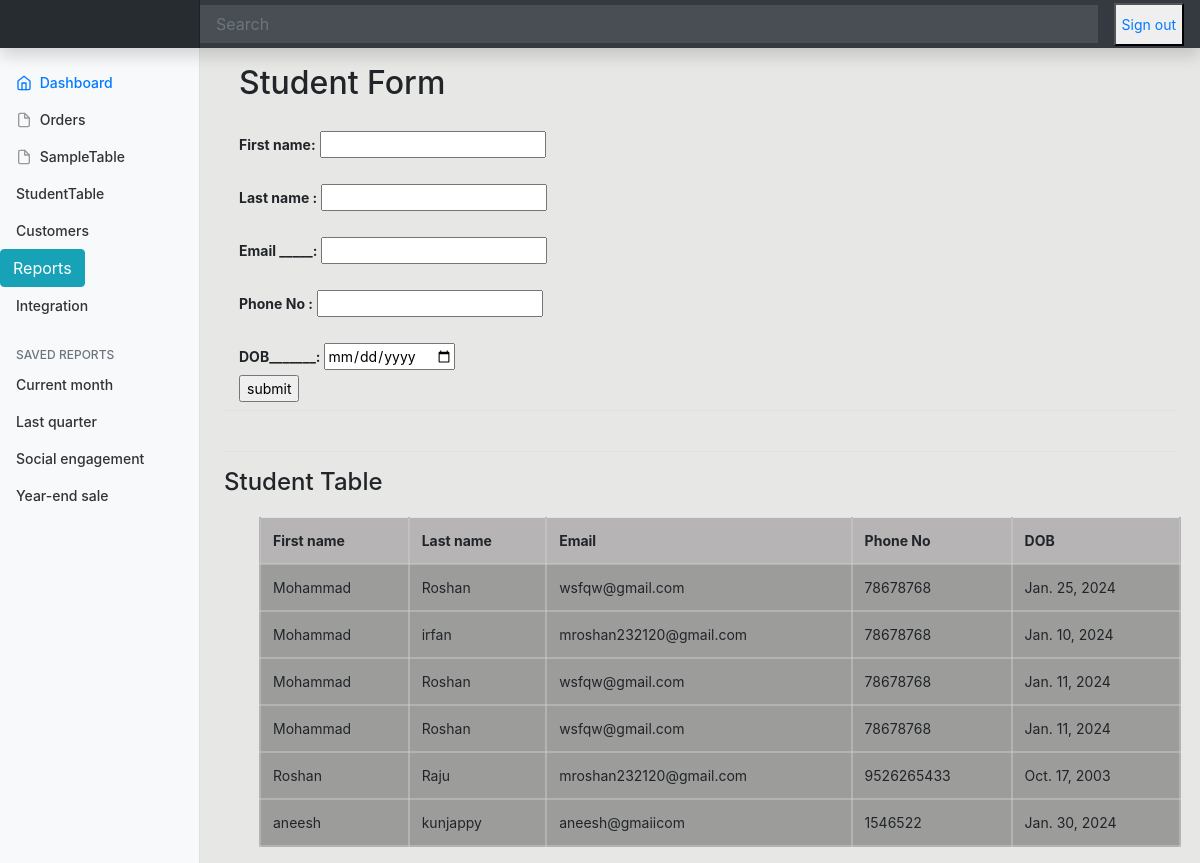
Page /StudentTable on the committed database.
### home/models.py (models this page shows)
class Student(models.Model):
    fname = models.CharField(max_length=30)
    lname = models.CharField(max_length=30)
    email = models.CharField(max_length=30)
    phone = models.CharField(max_length=30)
    DOB = models.DateField(max_length=30,blank=True, default='', null=True)

### home/views.py (the view, shortened to what this page needs)
# urls.py: path("StudentTable", views.StudentTable, name="StudentTable"),
def StudentTable(request):
    fname = ""
    lname = ""
    email = ""
    phone = ""
    DOB = ""
    db = Student.objects.all()
    return render(request, "StudentTable.html",{"students":db})

### home/templates/StudentTable.html (shortened to what this page needs)
{% extends 'index.html'%}
{% block body%}
<main role="main" class="col-md-9 ml-sm-auto col-lg-10 px-md-4">
<div class="d-flex justify-content-between align-items-center pt-3 pb-2 mb-3 border-bottom">
    <div class="container">
        <h2>Student Form </h2><br>
    <form method="post"> {% csrf_token %}
        <label for="fname"><b>First name:</b></label>
        <input type="text" id="fname" name="fname" required><br><br>
        <label for="lname"><b>Last name :</b></label>
        <input type="text" id="lname" name="lname" required><br><br>
        <label for="email"><b>Email _____:</b></labeL>
        <input type="text" id="email" name="email" required><br><br>
        <label for="phone"><b>Phone No  :</b></labeL>
        <input type="text" id="phone" name="phone" required><br><br>
        <label for="DOB"><b>DOB_______:</b></labeL>
        <input type="date" id="DOB" name="DOB" required><br>
        <input type="submit" value="submit">
    </form>
</div>
</div>
<div class="d-flex justify-content-between align-items-center pt-3 pb-2 mb-3 border-bottom"></div>
    <h4>Student Table</h4>
    <div class="container">
    <table  class="table table-lite">
            <tr>
                <th>First name</th>
                <th>Last name</th>
                <th>Email</th>
                <th>Phone No</th>
                <th>DOB</th>
            </tr>
           {% for d in students %}
            <tr>
                <td>{{d.fname}}</td>
                <td>{{d.lname}}</td>
                <td>{{d.email}}</td>
                <td>{{d.phone}}</td>
                <td>{{d.DOB}}</td>
            </tr>
            {% endfor %}
    </table>
    </div>
    </div>
{% endblock %}

### home/templates/index.html (shortened to what this page needs)
<!doctype html>
<html lang="en">
  <head>
    {% load static %}
<link href="{% static 'css/bootstrap.min.css' %}" rel="stylesheet">
    <link href="{% static 'css/dashboard.css' %}" rel="stylesheet">
  </head>
  <body>
<nav class="navbar  sticky-top bg-dark flex-md-nowrap p-0 shadow">
  <a class="navbar-brand navbar-brand col-md-3 col-lg-2 mr-0 px-3" href="#"><img scr="C:\Users\Admin\rybizz\rybizz\home\templates\adidas.jpeg"> </a>
  <input class="form-control form-control-dark w-100" type="text" placeholder="Search" aria-label="Search">
  <ul class="navbar-nav px-3">
    <li class="nav-item text-nowrap">
      <button><a class="nav-link" href="#">Sign out</a></button>
    </li>
  </ul>
</nav>
<div class="container-fluid">
  <div class="row">
    <nav id="sidebarMenu" class="col-md-3 col-lg-2 d-md-block bg-light sidebar collapse">
      <div class="sidebar-sticky pt-3">
        <ul class="nav flex-column">
          <li class="nav-item">
            <a class="nav-link active" href="#">
              <span data-feather="home"></span>
              Dashboard <span class="sr-only">(current)</span>
            </a>
          </li>
          <li class="nav-item">
            <a class="nav-link" href="#">
              <span data-feather="file"></span>
              Orders
            </a>
          </li>
          <li class="nav-item">
            <a class="nav-link" href="{% url 'SampleTable' %}">
              <span data-feather="file"></span>
              SampleTable
            </a>
          </li>
          <li class="nav-item">
            <a class="nav-link" href="{% url 'StudentTable' %}">
              StudentTable
            </a>
          </li>
          <li class="nav-item">
            <a class="nav-link" href="#">
              Customers
            </a>
          </li>
          <li class="nav-item">
            <a class="btn btn-info" href="#">
              Reports
            </a>
          </li>
          <li class="nav-item">
            <a class="nav-link" href="#">
              Integration
            </a>
          </li>
        </ul>
        <h6 class="sidebar-heading d-flex justify-content-between align-items-center px-3 mt-4 mb-1 text-muted">
          <span>Saved reports</span>
        </h6>
        <ul class="nav flex-column mb-2">
          <li class="nav-item">
            <a class="nav-link" href="#">
              Current month
            </a>
          </li>
          <li class="nav-item">
            <a class="nav-link" href="#">
              Last quarter
            </a>
          </li>
          <li class="nav-item">
            <a class="nav-link" href="#">
              Social engagement
            </a>
          </li>
          <li class="nav-item">
            <a class="nav-link" href="#">
              Year-end sale
            </a>
          </li>
        </ul>
      </div>
    </nav>
 {% block body %}{% endblock %}
  </div>
  </body>
</html>

### home/static/css/dashboard.css (style rules this page uses)
body { font-size: .875rem; }
.feather { width: 16px; height: 16px; vertical-align: text-bottom; }
.sidebar { position: fixed; top: 0; bottom: 0; left: 0; z-index: 100; padding: 48px 0 0; box-shadow: inset -1px 0 0 rgba(0, 0, 0, .1); }
.sidebar-sticky { position: relative; top: 0; height: calc(100vh - 48px); padding-top: .5rem; overflow-x: hidden; overflow-y: auto; }
.sidebar .nav-link { font-weight: 500; color: #333; }
.sidebar .nav-link .feather { margin-right: 4px; color: #999; }
.sidebar .nav-link.active { color: #007bff; }
.sidebar .nav-link:hover .feather, .sidebar .nav-link.active .feather { color: inherit; }
.sidebar-heading { font-size: .75rem; text-transform: uppercase; }
.navbar-brand { padding-top: .75rem; padding-bottom: .75rem; font-size: 1rem; background-color: rgba(0, 0, 0, .25); box-shadow: inset -1px 0 0 rgba(0, 0, 0, .25); }
.navbar .form-control { padding: .75rem 1rem; border-width: 0; border-radius: 0; }
.form-control-dark { color: #fff; background-color: rgba(255, 255, 255, .1); border-color: rgba(255, 255, 255, .1); }

### rows in the picture
Student: fname "Mohammad", lname "Roshan", email "wsfqw@gmail.com", phone "78678768", DOB "Jan. 25, 2024"
Student: fname "Mohammad", lname "irfan", email "mroshan232120@gmail.com", phone "78678768", DOB "Jan. 10, 2024"
Student: fname "Mohammad", lname "Roshan", email "wsfqw@gmail.com", phone "78678768", DOB "Jan. 11, 2024"
Student: fname "Mohammad", lname "Roshan", email "wsfqw@gmail.com", phone "78678768", DOB "Jan. 11, 2024"
Student: fname "Roshan", lname "Raju", email "mroshan232120@gmail.com", phone "9526265433", DOB "Oct. 17, 2003"
Student: fname "aneesh", lname "kunjappy", email "aneesh@gmaiicom", phone "1546522", DOB "Jan. 30, 2024"
